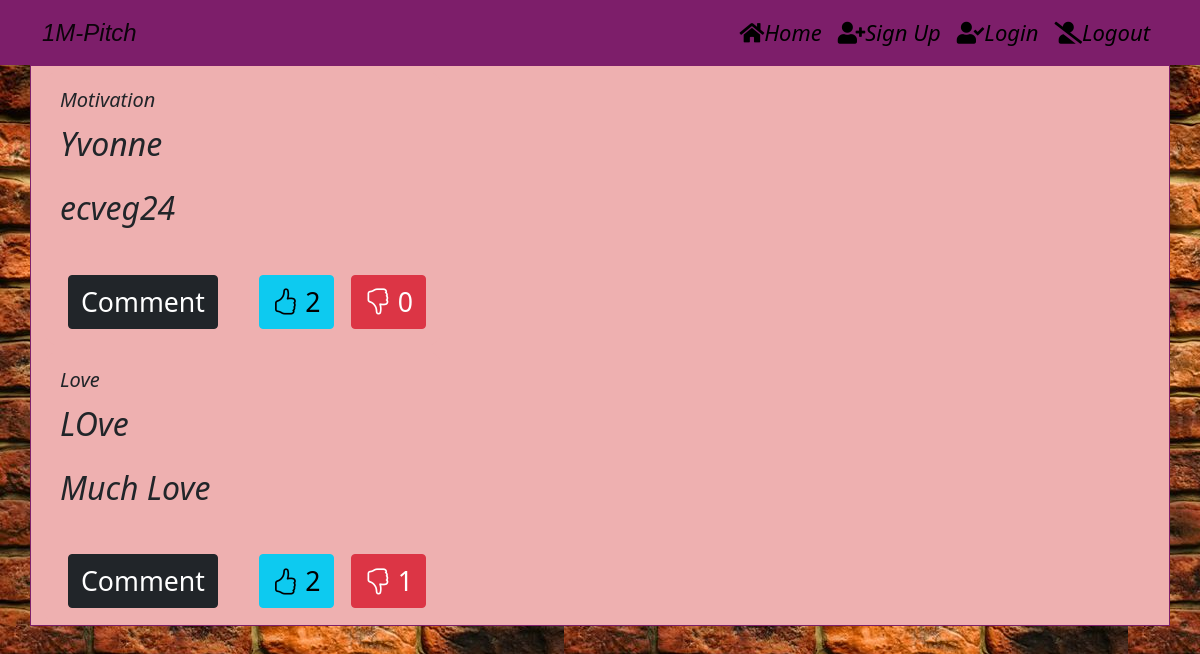
The page /pitches (signed in) on the database as committed earlier.
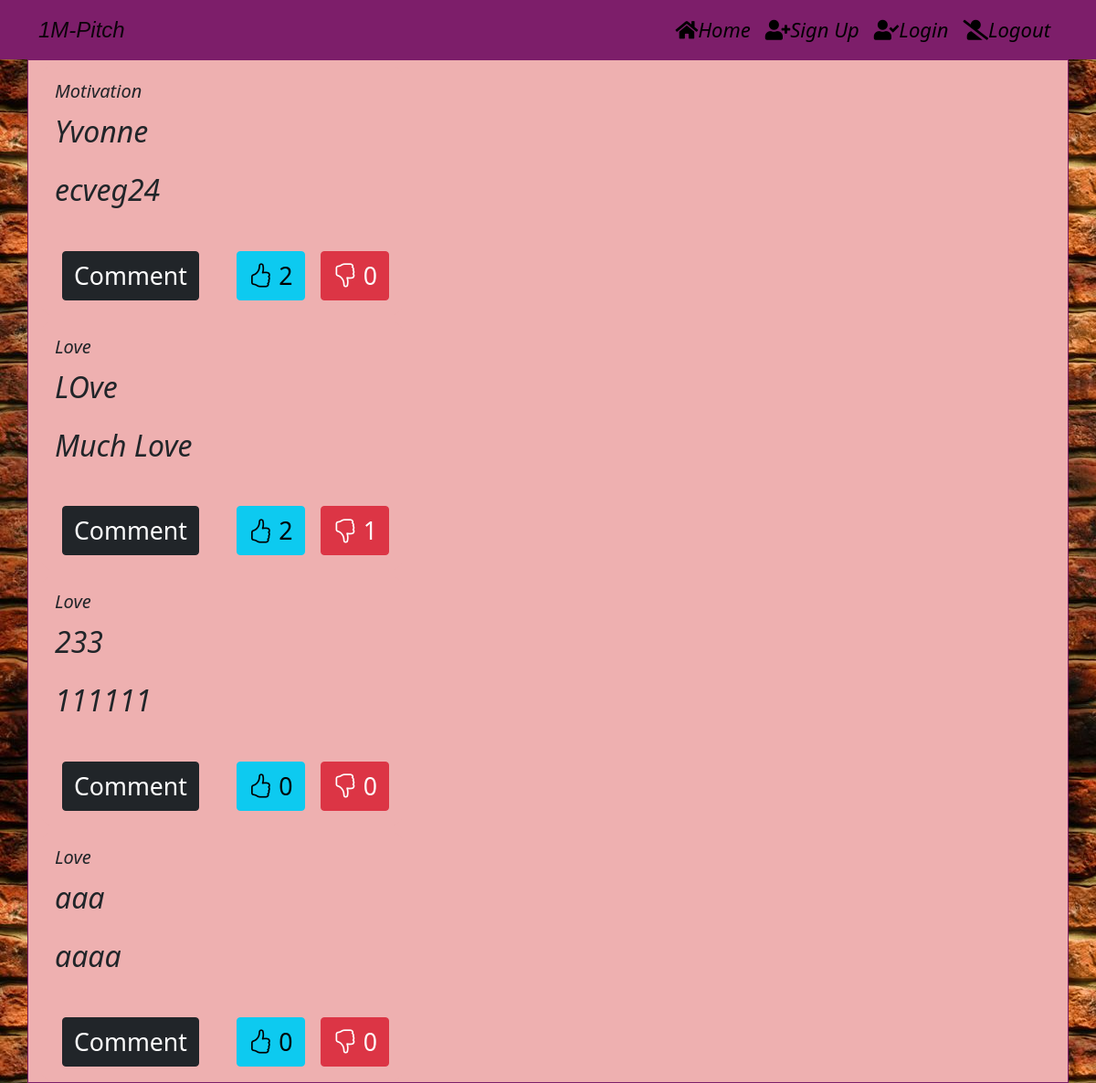
The same page on the database as committed later.
### app/models.py (models this page shows)
class Pitch(db.Model):
    __table_name__ = 'pitches'
    id = db.Column(db.Integer, primary_key=True)
    title = db.Column(db.String(255), nullable=False)
    category = db.Column(db.String(255), nullable=False)
    content = db.Column(db.String(255), nullable=False)
    user_id = db.Column(db.Integer, db.ForeignKey('user.id'))
    comment = db.relationship('Comment', backref='pitch', lazy='dynamic')
    upvotes = db.relationship('UpVote', backref='pitch', lazy='dynamic')
    downvotes = db.relationship('DownVote', backref='pitch', lazy='dynamic')
    date = db.Column(db.DateTime(timezone=True), default=func.now())

### app/main/views.py (the view)
@main.route('/pitches')
@login_required
def pitches():
    pitches = Pitch.query.all()
    for pitch in pitches:
        print(pitch.content)
    return render_template('display_pitch.html', pitches=pitches)

### app/__init__.py (called while the page is built)
def create_app(config_name):  # a method to instantiate our App
    app = Flask(__name__)
    app.config['SECRET_KEY'] = 'SECRET'
    app.config['SQLALCHEMY_DATABASE_URI'] = f'sqlite:///{DB_NAME}'
    db.init_app(app)  # initialise our db
    mail.init_app(app) # initialize our mail
    login_manager = LoginManager()
    login_manager.login_view = 'auth.login'
    login_manager.init_app(app)
    bootstrap = Bootstrap(app)
    @login_manager.user_loader
    def load_user(user_id):
        return User.query.get(int(user_id))
    app.config.from_object(config_options[config_name])
    from .main import main as main_blueprint
    from .auth import auth as auth_blueprint
    app.register_blueprint(main_blueprint)
    app.register_blueprint(auth_blueprint, url_prefix='/')
    from .models import User, Pitch
    create_database(app)
    return app

### app/templates/display_pitch.html
{% extends 'base.html'%}
{% from 'display_pitch_macro.html' import display_pitches%}
{% block content %}
<div>{{ display_pitches(pitches) }}</div>
{% endblock %}

### app/templates/display_pitch_macro.html
{% extends 'base.html' %}
{% macro display_pitches(pitches) %}
<div class="container pitch">
    <div class="row">
        <div class="col-md-4">
           {% if pitches %}
          {% for pitch in pitches %}
           <div class="card pitchCard" style="width: 25rem;">
                <div class="card-body">
                    <h5 class="card-title">{{pitch.category}}</h5>
                    <p>{{pitch.title}}</p>
                    <p>{{pitch.content}}</p>
                    <div class="footer">
                        <div class="comments">
                            <a href="/comment/{{pitch.id}}"><button class="btn btn-dark">Comment</button></a>
                        </div>
                        <div class="votes">
                            <div class="upvote">
                            <a href="/like/{{pitch.id}}"><button class="btn btn-info"><i class="bi bi-hand-thumbs-up"></i> {{pitch.upvotes.count()}}</button></a>
                        </div>
                        <div class="downvote">
                            <a href="/dislike/{{pitch.id}}"><button class="btn btn-danger"><i class="bi bi-hand-thumbs-down"></i> {{pitch.downvotes.count()}}</button></a>
                        </div>
                        </div>
                    </div>
                </div>
           </div>
          {% endfor %}
         {% endif %}
        </div>
    </div>
</div>
{% endmacro %}

Rows that differ between the two databases and show on the page:
added Pitch: category "Love", title "233", content "111111", upvotes.count "0", downvotes.count "0"
added Pitch: category "Love", title "aaa", content "aaaa", upvotes.count "0", downvotes.count "0"
